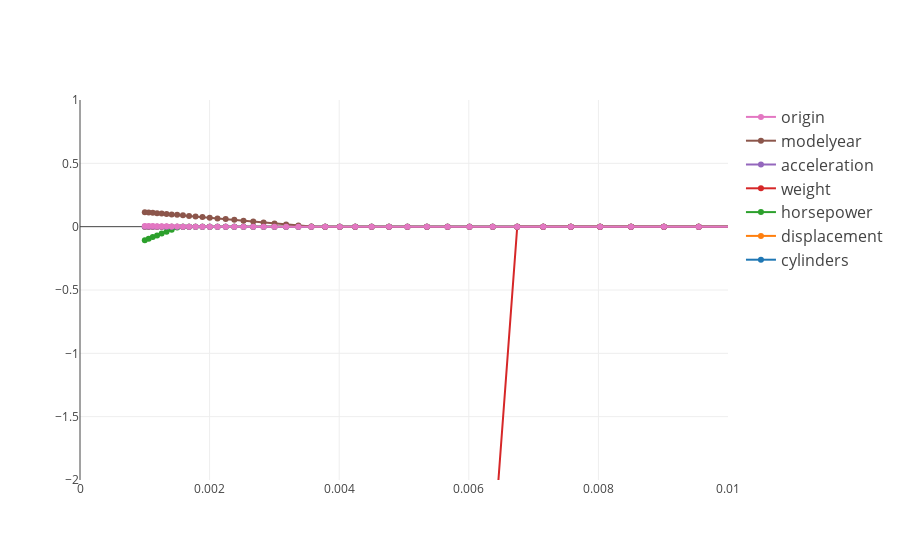

This figure's notebook cell:
### Code cell
data = []
for beta in range(len(X_train.columns)):
    trace = go.Scatter(
        x = alphas,
        y = coefs[:,beta],
        mode='lines+markers',
        name = X_train.columns[beta],
        line=dict(shape='linear')
    )
    data.append(trace)


# Edit the layout
layout = dict(
    yaxis = dict(
        range = [-2,1],
    ),
    xaxis = dict(
        range = [0,0.01]
    ),
    legend=dict(
        traceorder='reversed',
        font=dict(size=16)
    ))

fig = dict(data=data, layout=layout)
plot.iplot(fig, filename='weight-alpha-lasso')

### Figure 1 — Plotly figure (JSON) as saved in the notebook; plotly's stock layout.template omitted (floating-point values rounded to 4 significant figures; data arrays with more than 128 entries replaced by an {"elided": "..."} marker saying what was removed)
{"data": [{"line": {"shape": "linear"}, "mode": "lines+markers", "name": "cylinders", "type": "scatter", "x": {"elided": "200 float values"}, "y": {"elided": "200 int values"}}, {"line": {"shape": "linear"}, "mode": "lines+markers", "name": "displacement", "type": "scatter", "x": {"elided": "200 float values"}, "y": {"elided": "200 int values"}}, {"line": {"shape": "linear"}, "mode": "lines+markers", "name": "horsepower", "type": "scatter", "x": {"elided": "200 float values"}, "y": {"elided": "200 float values"}}, {"line": {"shape": "linear"}, "mode": "lines+markers", "name": "weight", "type": "scatter", "x": {"elided": "200 float values"}, "y": {"elided": "200 float values"}}, {"line": {"shape": "linear"}, "mode": "lines+markers", "name": "acceleration", "type": "scatter", "x": {"elided": "200 float values"}, "y": {"elided": "200 int values"}}, {"line": {"shape": "linear"}, "mode": "lines+markers", "name": "modelyear", "type": "scatter", "x": {"elided": "200 float values"}, "y": {"elided": "200 float values"}}, {"line": {"shape": "linear"}, "mode": "lines+markers", "name": "origin", "type": "scatter", "x": {"elided": "200 float values"}, "y": {"elided": "200 float values"}}], "layout": {"legend": {"font": {"size": 16}, "traceorder": "reversed"}, "xaxis": {"range": [0, 0.01]}, "yaxis": {"range": [-2, 1]}}}
